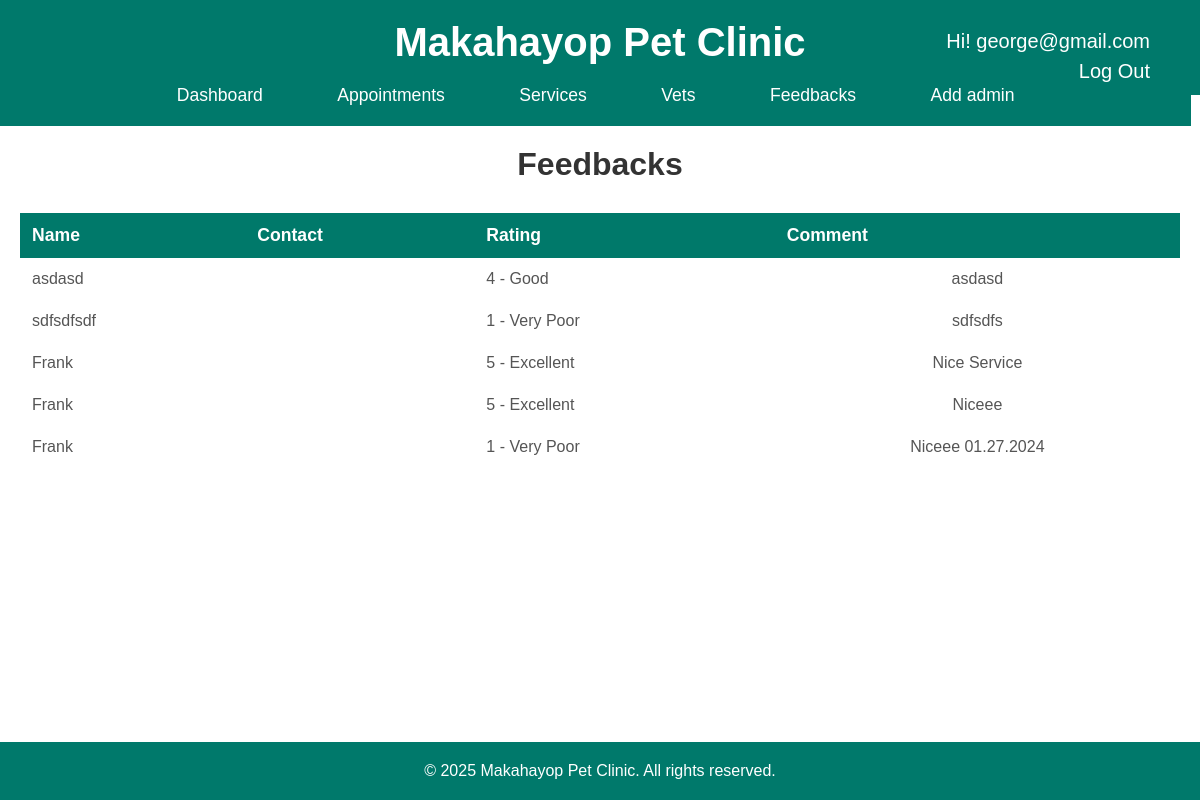
Page /feedback/ (signed in) on the committed database.
### makahayopclinic/models.py (models this page shows, shortened)
class User(AbstractUser):
    phone_number = models.CharField(max_length=15, blank=True, null=True)
    profile_picture = models.ImageField(upload_to='profile_pics/', blank=True, null=True)

class Feedback(models.Model):
    RATING_CHOICES = [
        (1, 'Very Poor'),
        (2, 'Poor'),
        (3, 'Average'),
        (4, 'Good'),
        (5, 'Excellent'),
    ]
    name = models.CharField(max_length=100, help_text="Enter your full name")
    contact_details = models.CharField(max_length=100, help_text="Enter your contact", blank=True, null=True)  # Fixed field name
    rating = models.IntegerField(choices=RATING_CHOICES, help_text="Rate our service (1 to 5)")
    description = models.TextField(help_text="Leave a comment about your experience", blank=True, null=True)

### makahayopclinic/views.py (the view)
# urls.py: path('feedback/', views.feedback_list, name='feedback_list'),
@login_required
def feedback_list(request):
    feedbacks = Feedback.objects.all()
    return render(request, 'feedbacks/feedback_list.html', {'feedbacks': feedbacks})

### makahayopclinic/templates/feedbacks/feedback_list.html
{% extends 'base.html' %}
{% load static %}
{% block content %}
{% include 'header.html' %}
{% block head %}
<link rel="stylesheet" href="{% static 'css/tables.css' %}">
{% endblock %}
    <h1 class="-header">Feedbacks</h1>
    <table >
        <thead>
            <tr>
                <th>Name</th>
                <th>Contact</th>
                <th>Rating</th>
                <th>Comment</th>
            </tr>
        </thead>
        <tbody>
            {% for feedback in feedbacks %}
                <tr>
                    <td>{{ feedback.name }}</td>
                    <td>{{ feedback.contactdetails }}</td>
                    <td>{{ feedback.rating }} - {{ feedback.get_rating_display }}</td>
                    <td>{{ feedback.description }}</td>
                </tr>
            {% endfor %}
        </tbody>
    </table>
{% endblock %}

### makahayopclinic/templates/header1.html (shortened to what this page needs)
{% load static %}
<!DOCTYPE html>
<html lang="en">
<head>
    <link rel="stylesheet" href="{% static 'css/index.css' %}">
</head>
<body>
    <header>
        <div class="base">
            <h1>Makahayop Pet Clinic</h1>
            {% if user.is_authenticated %}
            <p style="color: white; position: absolute; right: 50px;top: 30px; font-size: 20px; text-decoration: none;">Hi!   {{ user.username }}</p>
            <a style="color: white; position: absolute; right: 50px;top: 60px; font-size: 20px; text-decoration: none;" href="{% url 'logout' %}">Log Out</a>
{% else %}
    <a style="color: white; position: absolute; right: 50px;top: 40px; font-size: 20px; text-decoration: none;" href="{% url 'login' %}">Log In</a>
</div>
{% endif %}
    </header>
</body>
</html>

### makahayopclinic/static/css/index.css (style rules this page uses)
* { margin: 0; padding: 0; box-sizing: border-box; }
.-header { max-width: 80%; margin: auto; }
html, body { height: 100%; font-family: 'Arial', sans-serif; background-color: #f4f7f6; color: #333; display: flex; flex-direction: column; }
header { background-color: #00796b; padding: 20px 0; color: #fff; text-align: center; }
header h1 { font-size: 2.5rem; margin-bottom: 10px; }

### makahayopclinic/static/css/cards.css (style rules this page uses)
.-header { max-width: 80%; margin: auto; text-align: center; }

### makahayopclinic/static/css/tables.css (style rules this page uses)
.-header { max-width: 80%; margin: auto; }
table { width: 100%; margin: 30px auto; border-collapse: collapse; max-width: 1200px; overflow-x: auto; }
th, td { padding: 12px; text-align: left; color: #555; }
th { background-color: #00796a; color: white; font-size: 1.1rem; }
td { background-color: #ffffff; border-bottom: 1px solid #ddd; border: none; max-width: 300px; overflow-x: hidden; }
td:last-child { text-align: center; }

### rows in the picture
User: username "george@gmail.com"
Feedback: name "asdasd", rating "4", rating "Good", description "asdasd"
Feedback: name "sdfsdfsdf", rating "1", rating "Very Poor", description "sdfsdfs"
Feedback: name "Frank", rating "5", rating "Excellent", description "Nice Service"
Feedback: name "Frank", rating "5", rating "Excellent", description "Niceee"
Feedback: name "Frank", rating "1", rating "Very Poor", description "Niceee 01.27.2024"
